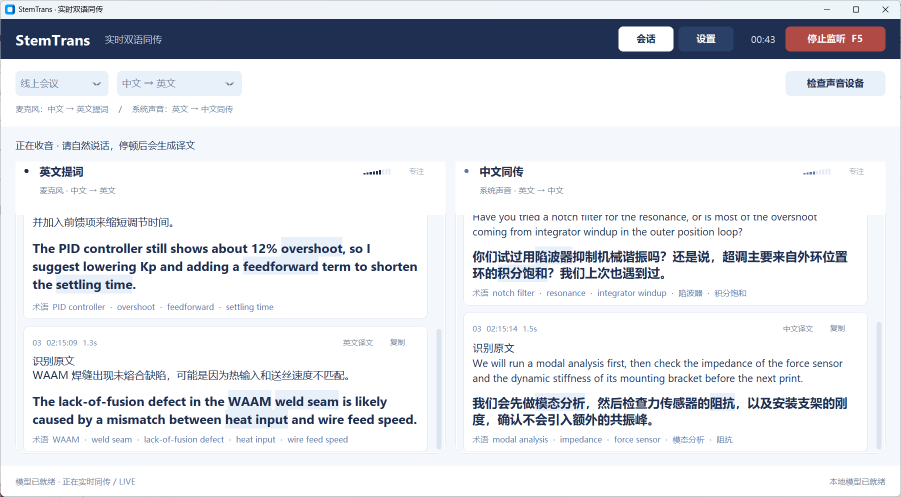
#> input picture assets/ui_live_capture.png, 1802 x 994 px (shown at 1/2 size)
$ python -i capture_readme_screenshots.py   (imports and definitions only)
#> lines starting #> are read from the running program, lines starting #| are printed output that depends on the picture
#> further down, picture is the input picture: PIL image 1802x994 RGB; mean R, G, B 225.2, 227.8, 233
#!/usr/bin/env python
# -*- coding: utf-8 -*-
"""Capture the *real* StemTrans window into ``assets/ui_live_capture.png``.

Why this script exists
----------------------
README mock-ups age badly: the code changes, the picture does not, and the
result looks fake.  This harness therefore boots the production
``ui.main_window.StemTransWindow`` (no model loading, no audio device), pushes
three realistic mechatronics interpretation turns into each column through the
same public API used at runtime, waits for the compositor, then grabs the
actual screen pixels of the actual window.

Windows specifics handled here
------------------------------
* Per-monitor-v2 DPI awareness is set **before** Tk is imported, otherwise a
  125 % / 150 % display produces a cropped or offset capture.
* ``DWMWA_EXTENDED_FRAME_BOUNDS`` is preferred over ``GetWindowRect`` because
  the latter includes the invisible DWM resize/shadow border (a few pixels of
  desktop would leak into the PNG).
* ``ImageGrab.grab(..., all_screens=True)`` supports negative coordinates on
  multi-monitor setups.
* The window is forced to 100 % opacity and raised before the grab, and the
  result is validated (size, contrast) so a locked/occluded desktop fails loudly
  instead of committing a black rectangle.

Usage
-----
    python capture_readme_screenshots.py
    python capture_readme_screenshots.py --check          # layout only
    python capture_readme_screenshots.py --keep-open      # manual inspection
    python capture_readme_screenshots.py --output assets/ui_live_capture.png
"""

from __future__ import annotations

import argparse
import ctypes
import os
import sys
import time
import traceback
from ctypes import wintypes

APP_DIR = os.path.dirname(os.path.abspath(__file__))
# [2 lines not run here, left out]
sys.path.insert(0, APP_DIR)


# ---------------------------------------------------------------------------
# DPI awareness MUST be configured before tkinter/customtkinter are imported
# ---------------------------------------------------------------------------
def enable_dpi_awareness() -> str:
    try:
        # DPI_AWARENESS_CONTEXT_PER_MONITOR_AWARE_V2 = -4
        if ctypes.windll.user32.SetProcessDpiAwarenessContext(ctypes.c_void_p(-4)):
            return "per-monitor-v2"
    except Exception:
        pass
    try:
        ctypes.windll.shcore.SetProcessDpiAwareness(2)  # PROCESS_PER_MONITOR_DPI_AWARE
        return "per-monitor"
    except Exception:
        pass
    try:
        ctypes.windll.user32.SetProcessDPIAware()
        return "system"
    except Exception:
        return "none"


DPI_MODE = enable_dpi_awareness()

from PIL import Image, ImageGrab  # noqa: E402

from core.inference_engine import Glossary  # noqa: E402
from ui.main_window import StemTransWindow  # noqa: E402


# ---------------------------------------------------------------------------
# Demo transcript: three turns per column, all real mechatronics material
# ---------------------------------------------------------------------------
LEFT_TURNS = [
    {
        "source": "我们先在 STM32 上用 SPI 读取外部 ADC，采样率设到 20 kHz，并加了信号隔离来压制共模干扰。",
        "translation": "We read the external ADC over SPI on the STM32 at a 20 kHz sampling rate, and added signal isolation to suppress common-mode interference.",
        "terms": [
            "STM32",
            "SPI",
            "ADC",
            "signal isolation",
            "common-mode interference",
            "sampling rate",
        ],
        "latency": 0.9,
        "time": (10, 42, 7),
    },
    {
        "source": "PID 控制器仍然有大约 12% 的超调，我建议减小 Kp 并加入前馈项来缩短调节时间。",
        "translation": "The PID controller still shows about 12% overshoot, so I suggest lowering Kp and adding a feedforward term to shorten the settling time.",
        "terms": ["PID controller", "overshoot", "feedforward", "settling time"],
        "latency": 1.1,
        "time": (10, 42, 21),
    },
    {
        "source": "WAAM 焊缝出现未熔合缺陷，可能是因为热输入和送丝速度不匹配。",
        "translation": "The lack-of-fusion defect in the WAAM weld seam is likely caused by a mismatch between heat input and wire feed speed.",
        "terms": [
            "WAAM",
            "weld seam",
            "lack-of-fusion defect",
            "heat input",
            "wire feed speed",
        ],
        "latency": 1.3,
        "time": (10, 42, 34),
    },
]

RIGHT_TURNS = [
    {
        "source": "How do you keep the SPI clock clean and the jitter low when the ADC front end is galvanically isolated from the MCU?",
        "translation": "当 ADC 前端与 MCU 之间采用电气隔离时，你们如何保证 SPI 时钟干净、抖动足够低？",
        "terms": ["SPI", "ADC", "galvanic isolation", "电气隔离"],
        "latency": 1.2,
        "time": (10, 42, 12),
    },
    {
        "source": "Have you tried a notch filter for the resonance, or is most of the overshoot coming from integrator windup in the outer position loop?",
        "translation": "你们试过用陷波器抑制机械谐振吗？还是说，超调主要来自外环位置环的积分饱和？我们上次也遇到过。",
        "terms": [
            "notch filter",
            "resonance",
            "integrator windup",
            "陷波器",
            "积分饱和",
        ],
        "latency": 1.4,
        "time": (10, 42, 26),
    },
    {
        "source": "We will run a modal analysis first, then check the impedance of the force sensor and the dynamic stiffness of its mounting bracket before the next print.",
        "translation": "我们会先做模态分析，然后检查力传感器的阻抗，以及安装支架的刚度，确认不会引入额外的共振峰。",
        "terms": ["modal analysis", "impedance", "force sensor", "模态分析", "阻抗"],
        "latency": 1.5,
        "time": (10, 42, 39),
    },
]


# [105 lines left out: functions _work_area, _visible_frame, _force_foreground, _settle, build_demo, not called in this run]


def validate(image: Image.Image) -> None:
    width, height = image.size
#> width = 1802; height = 994
    if width < 900 or height < 600:
        raise RuntimeError(f"capture too small: {width}x{height}")
    gray = image.convert("L")
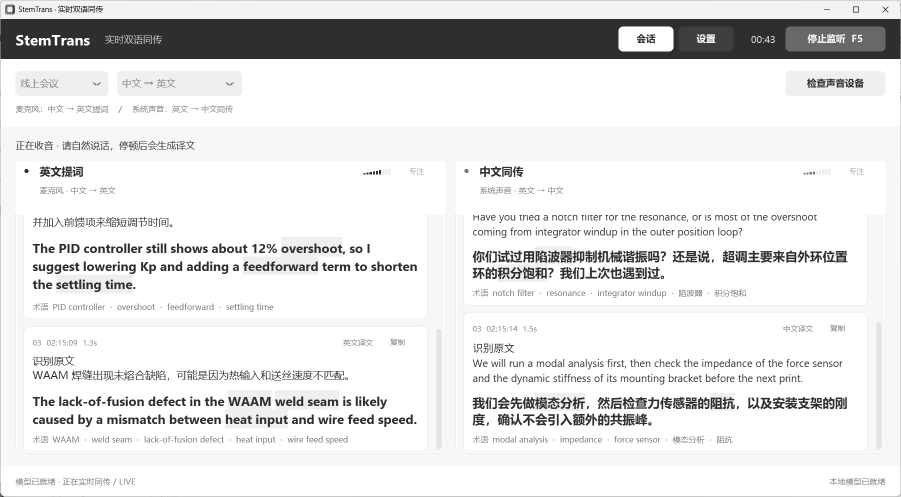
#> gray: PIL image 1802x994 L (shown at 1/2 size); min 0, max 255, mean 227.7
    low, high = gray.getextrema()
#> low = 0; high = 255
    if high - low < 25:
        raise RuntimeError(
            "capture looks blank (no contrast). Is the desktop locked or the "
            "window occluded?"
        )
    # Check that the actual application frame contains visible content.
    sample = image.crop((0, 0, width, height)).resize((64, 64)).convert("RGB")
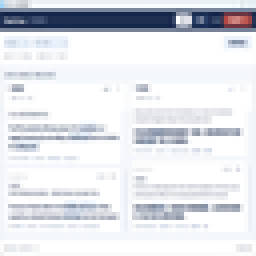
#> sample: PIL image 64x64 RGB (shown 4 times larger); mean R, G, B 224.9, 227.5, 232.8
    colors = sample.getcolors(maxcolors=64 * 64) or []
#> colors = 778 items
    if not colors:
        raise RuntimeError("cannot read captured pixels")


# [161 lines left out: function main, not called in this run]


# [2 lines not run here, left out]

>>> from PIL import Image
>>> picture = Image.open('assets/ui_live_capture.png')
>>> result = validate(picture)
